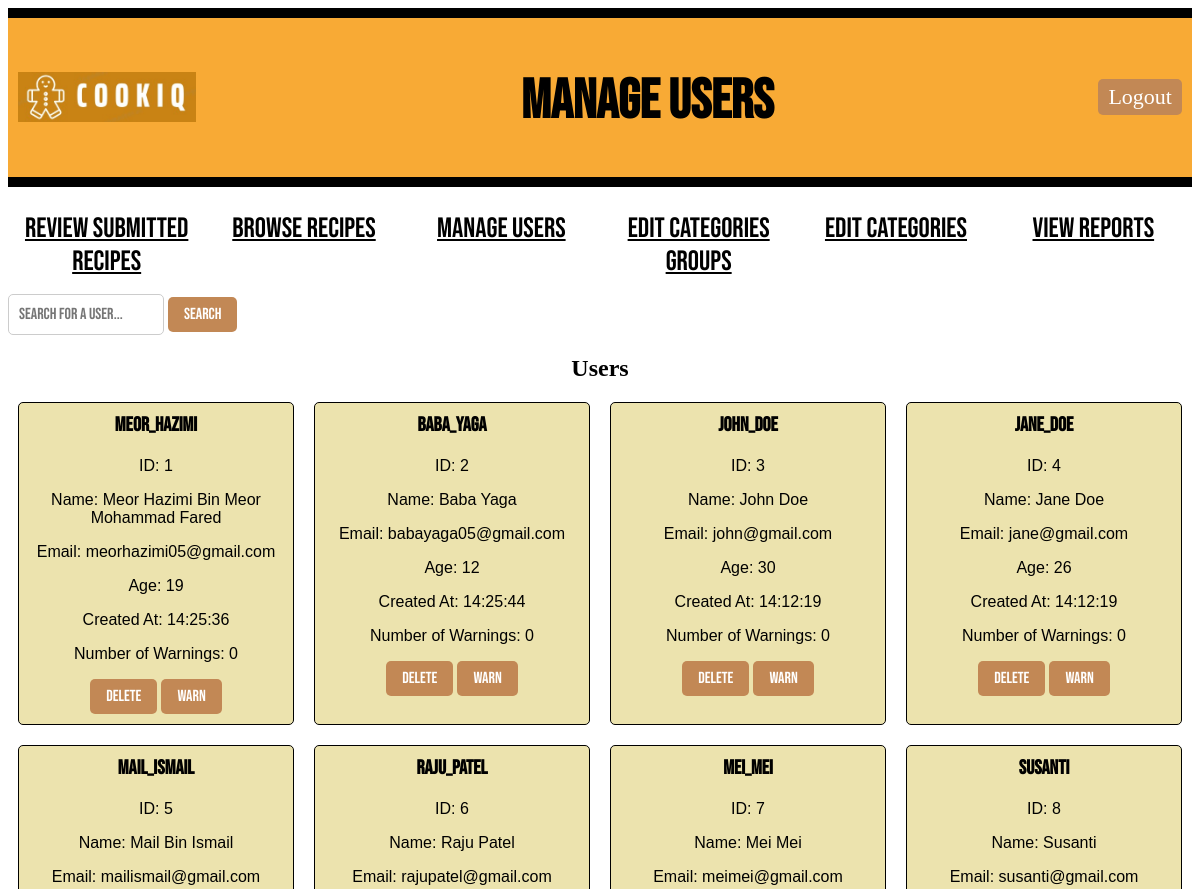
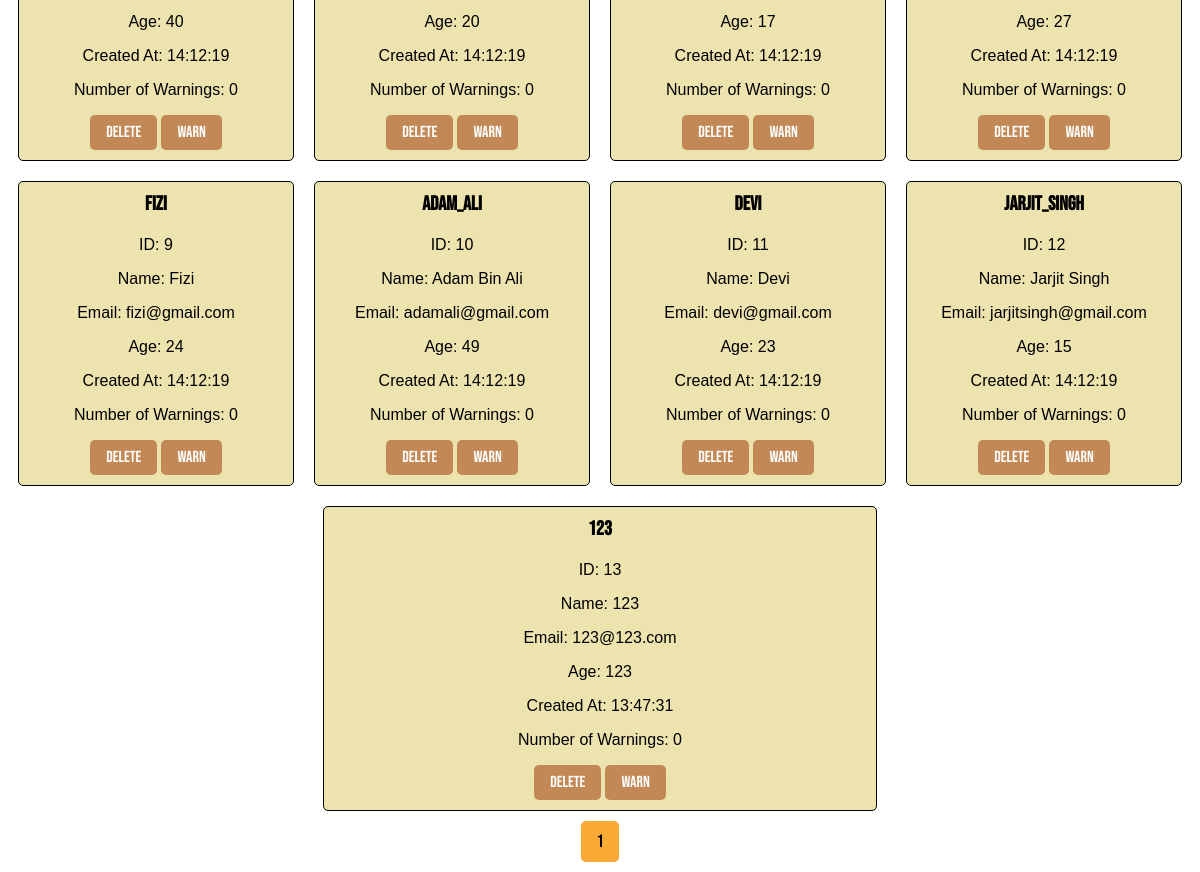
The app's page /admin/1/manage_users (signed in) with its own data (2 pictures, top to bottom).
### models.py (models this page shows, shortened)
class User(db.Model):
    id = db.Column(db.Integer, primary_key=True)
    name = db.Column(db.String(100), nullable=False)
    email = db.Column(db.String(80), unique=True, nullable=False)
    username = db.Column(db.String(100), unique=True, nullable=False)
    age = db.Column(db.Integer)
    password = db.Column(db.String(100), nullable=False)
    created_at = db.Column(db.DateTime(timezone=True), default=lambda: datetime.now(timezone('Asia/Kuala_Lumpur')))
    number_of_warnings = db.Column(db.Integer, default=0)
    recipes = db.relationship('Recipe', backref='author', cascade="all, delete-orphan", lazy=True)
    comments = db.relationship('Comment', backref='commenter', cascade="all, delete-orphan", lazy=True)
    favourite_recipes = db.relationship('FavouriteRecipe', backref='user_fav', cascade="all, delete-orphan", lazy=True)
    notifications = db.relationship('Notification', back_populates='user', cascade="all, delete-orphan", lazy=True, overlaps="user_notifications")
    reports = db.relationship('Report', back_populates='user', cascade="all, delete-orphan", lazy=True, overlaps="user_reports")

### main.py (the view)
@app.route("/admin/<int:admin_id>/manage_users")
def manage_users(admin_id):
    if "admin_id" not in session:
        return redirect(url_for("adminlogin"))
    admin = Admin.query.get_or_404(admin_id)
    search_query = request.args.get('search_query', '').strip()
    page = request.args.get('page', 1, type=int)
    per_page = 20
    if search_query:
        users_query = User.query.filter(User.username.contains(search_query))
    else:
        users_query = User.query
    pagination = users_query.paginate(page=page, per_page=per_page, error_out=False)
    users = pagination.items
    return render_template("manage_users.html", admin_id=admin_id, admin=admin, users=users, search_query=search_query, pagination=pagination)

### templates/manage_users.html (shortened to what this page needs)
<!DOCTYPE html>
<html lang="en">
<head>
    <link rel="stylesheet" href="{{ url_for('static', filename='style.css') }}">
</head>
<body>
    <div class="header">
        <div class="logo-container">
            <img style="height: 50px; padding-bottom: 30px;" src="{{ url_for('static', filename='Logo_CookiQ.jpeg') }}" alt="Logo_CookiQ">
        </div>
        <h1 class="title">Manage Users</h1>
        <a href="{{ url_for('adminlogout') }}" class="LogOutButton">Logout</a>
    </div>
    {% include '_flashes.html' %}
    <div class="classification">
        <ul>
            <li><a href="{{ url_for('pending_submissions', admin_id=admin.id) }}" class="nav-button">Review Submitted Recipes</a></li>
            <li><a href="{{ url_for('admin_browse_recipes', admin_id=admin.id)}}" class="nav-button">Browse Recipes</a></li>
            <li><a href="{{ url_for('manage_users', admin_id=admin.id) }}" class="nav-button">Manage Users</a></li>
            <li><a href="{{ url_for('edit_category_groups', admin_id=admin.id)}}" class="nav-button">Edit Categories Groups</a></li>
            <li><a href="{{ url_for('edit_categories', admin_id=admin.id) }}" class="nav-button">Edit Categories</a></li>
            <li><a href="{{ url_for('view_reports', admin_id=admin.id) }}" class="nav-button">View Reports</a></li>
        </ul>
    </div>
    <div class="search-bar">
        <form method="GET" action="{{ url_for('manage_users', admin_id=admin.id) }}">
            <input type="text" name="search_query" placeholder="Search for a user..." value="{{ request.args.get('search_query', '') }}">
            <button type="submit">Search</button>
        </form>
    </div>
    <div class="users">
        <h2 class="centertext">Users</h2>
        {% for i in range(0, users|length, 4) %}
            <div class="user-row">
                {% for user in users[i:i+4] %}
                    <div class="user-card">
                        <h3>{{ user.username }}</h3>
                        <p>ID: {{ user.id }}</p>
                        <p>Name: {{ user.name }}</p>
                        <p>Email: {{ user.email }}</p>
                        <p>Age: {{ user.age }}</p>
                        <p>Created At: {{ user.created_at.strftime('%H:%M:%S') }}</p>
                        <p>Number of Warnings: {{ user.number_of_warnings }}</p>
                        <form action="{{ url_for('delete_user', admin_id=admin.id, user_id=user.id) }}" method="post" style="display:inline;">
                            <button type="submit" onclick="return confirm('Are you sure you want to delete this user?');">Delete</button>
                        </form>
                        <form action="{{ url_for('warn_user', admin_id=admin.id, user_id=user.id) }}" method="post" style="display:inline;">
                            <button type="submit" onclick="return confirm('Are you sure you want to warn this user?');">Warn</button>
                        </form>
                    </div>
                {% endfor %}
            </div>
        {% endfor %}
    </div>
    <div class="pagination">
        {% for number in pagination.iter_pages() %}
            {% if pagination.page != number %}
                <span>
                    <a class='page-number' href="{{ url_for('manage_users', admin_id=admin.id, page=number, search_query=search_query) }}">
                        {{ number }}
                    </a>
                </span>
            {% else %}
                <span class='current-page-number'>{{ number }}</span>
            {% endif %}
        {% endfor %}
    </div>
</body>
</html>

### static/style.css (style rules this page uses)
.header { display: flex; align-items: center; justify-content: space-between; background-color: #f8aa35; border-top: 10px solid #000; border-bottom: 10px solid #000; margin-bottom: 20px; padding: 5px 10px; }
.logo-container { display: flex; align-items: center; margin-top: 30px; }
.centertext { text-align: center; }
.title { font-family: 'Bebas Neue', sans-serif; font-size: 55px; color: rgb(0, 0, 0); margin-top: 45px; }
.nav-button { border: none; color: rgb(0, 0, 0); }
.MainButton, .HomeButton, .LogOutButton { padding: 5px 10px; border-radius: 5px; background-color: #c28855; color: #fff; font-size: 22px; font-weight: 300; cursor: pointer; text-decoration: none; left: 20px; }
.classification ul { text-align: center; display: flex; padding-top: 5px; padding-left: 0px; }
.classification li { font-family: 'Bebas Neue', sans-serif; font-size: 28px; font-weight: 300; text-transform: uppercase; display: inline-block; width: 100%; }
.recipe-row, .user-row { display: flex; justify-content: center; margin-bottom: 20px; }
.recipe-card, .user-card { width: 45%; margin: 0 10px; padding: 10px; border: 1px solid #000; border-radius: 5px; background-color: #ece3ae; text-align: center; }
.recipe-card h3, .user-card h3 { margin-top: 0; font-family: 'Bebas Neue', sans-serif; font-size: 20px; }
.recipe-card p, .user-card p { font-family: 'Franklin Gothic Medium', 'Arial Narrow', Arial, sans-serif; text-align: center; }
.category-selection, .search-bar { margin-bottom: 20px; }
.category-selection button, .search-bar button, .users button, .recipe-card a, .delete-button { padding: 8px 16px; border: none; cursor: pointer; border-radius: 5px; font-family: 'Bebas Neue', sans-serif; font-size: 16px; background-color: #c28855; color: #fff; transition: background-color 0.3s; }
.search-bar input[type="text"] { font-family: 'Bebas Neue', sans-serif; padding: 10px; border: 1px solid #ccc; border-radius: 5px; font-size: 16px; }
.pagination { text-align: center; margin-top: 20px; margin-bottom: 20px; font-family: 'Bebas Neue', sans-serif; }
.pagination a, .pagination span { margin: 0 5px; padding: 10px 15px; border-radius: 5px; text-decoration: none; font-size: 18px; background-color: #c28855; color: #fff; transition: background-color 0.3s; }
.pagination span.current-page-number { background-color: #f8aa35; color: #000; cursor: default; }

### records on screen
User: username "meor_hazimi", id "1", name "Meor Hazimi Bin Meor Mohammad Fared", email "meorhazimi05@gmail.com", age "19", created_at "14:25:36", number_of_warnings "0"
User: username "baba_yaga", id "2", name "Baba Yaga", email "babayaga05@gmail.com", age "12", created_at "14:25:44", number_of_warnings "0"
User: username "john_doe", id "3", name "John Doe", email "john@gmail.com", age "30", created_at "14:12:19", number_of_warnings "0"
User: username "jane_doe", id "4", name "Jane Doe", email "jane@gmail.com", age "26", created_at "14:12:19", number_of_warnings "0"
User: username "mail_ismail", id "5", name "Mail Bin Ismail", email "mailismail@gmail.com", age "40", created_at "14:12:19", number_of_warnings "0"
User: username "raju_patel", id "6", name "Raju Patel", email "rajupatel@gmail.com", age "20", created_at "14:12:19", number_of_warnings "0"
User: username "mei_mei", id "7", name "Mei Mei", email "meimei@gmail.com", age "17", created_at "14:12:19", number_of_warnings "0"
User: username "susanti", id "8", name "Susanti", email "susanti@gmail.com", age "27", created_at "14:12:19", number_of_warnings "0"
User: username "fizi", id "9", name "Fizi", email "fizi@gmail.com", age "24", created_at "14:12:19", number_of_warnings "0"
User: username "adam_ali", id "10", name "Adam Bin Ali", email "adamali@gmail.com", age "49", created_at "14:12:19", number_of_warnings "0"
User: username "devi", id "11", name "Devi", email "devi@gmail.com", age "23", created_at "14:12:19", number_of_warnings "0"
User: username "jarjit_singh", id "12", name "Jarjit Singh", email "jarjitsingh@gmail.com", age "15", created_at "14:12:19", number_of_warnings "0"
User: username "123", id "13", name "123", email "123@123.com", age "123", created_at "13:47:31", number_of_warnings "0"

### other values on screen
{{ number }} "1"
